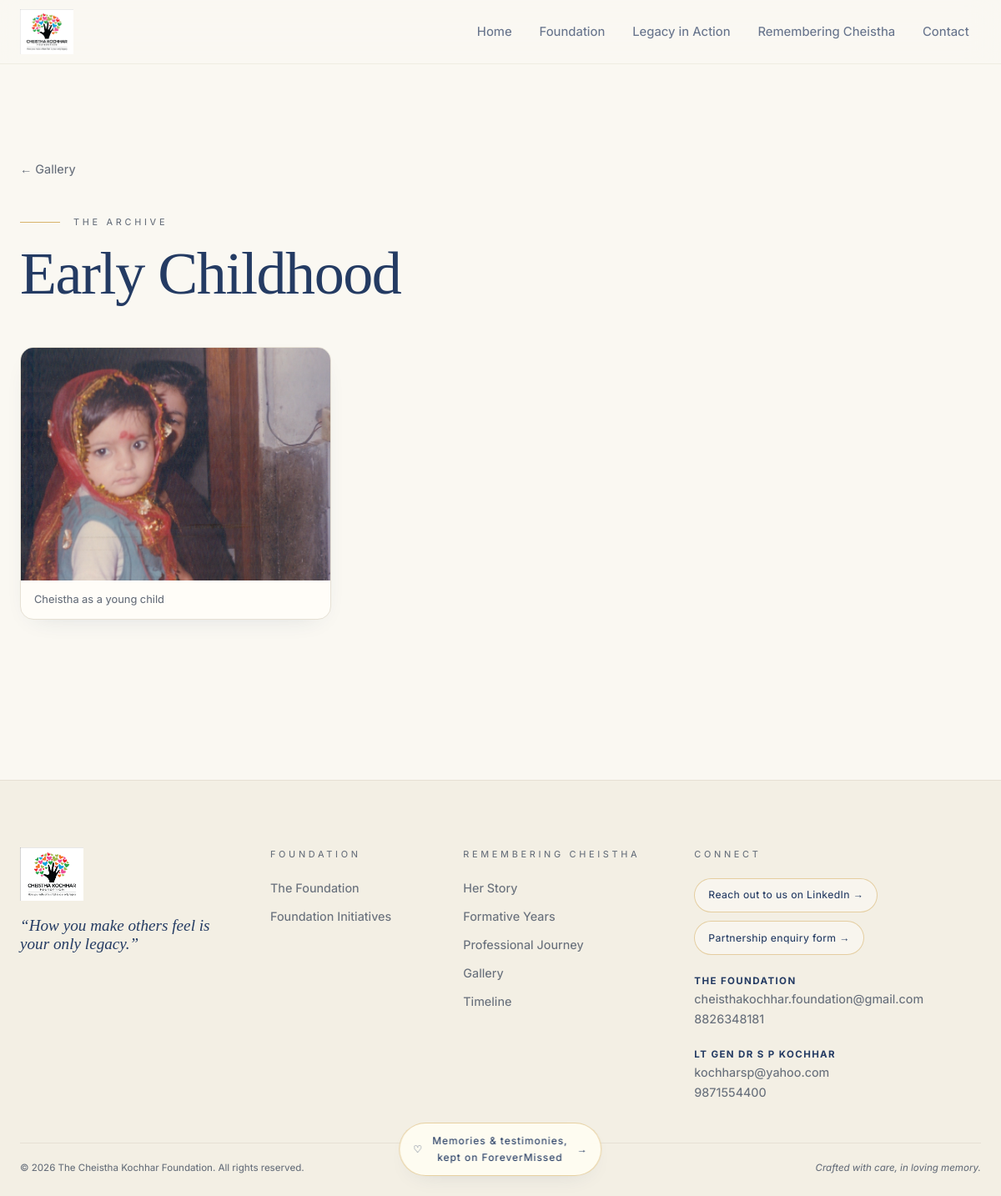
The page /gallery/early-childhood on the database its author committed.
### sitecontent/models.py (models this page shows, shortened)
class MediaAsset(models.Model):
    ROLE_CHOICES = [
        ("site", "Site-wide brand / interface"), ("hero", "Page hero"), ("portrait", "Portrait"),
        ("chapter_cover", "Chapter cover"), ("chapter_identity", "Organisation / campus identity"),
        ("chapter_gallery", "Chapter gallery photo"), ("initiative_primary", "Initiative primary image"),
        ("initiative_satellite", "Initiative gallery satellite"), ("quote", "Quotation slide"), ("other", "Other"),
    ]
    title = models.CharField(max_length=200)
    file = models.FileField(upload_to="site/media/", blank=True, validators=[FileExtensionValidator(["jpg", "jpeg", "png", "webp", "gif", "mp4", "webm"])])
    alt_text = models.CharField(max_length=300, blank=True)
    role = models.CharField(max_length=24, choices=ROLE_CHOICES, default="other")
    legacy_filename = models.CharField(max_length=180, blank=True, unique=True, help_text="Matching original filename; uploading it restores this media slot.")
    page = models.ForeignKey(SitePage, null=True, blank=True, on_delete=models.CASCADE, related_name="media")
    chapter = models.ForeignKey(Chapter, null=True, blank=True, on_delete=models.CASCADE, related_name="media")
    initiative = models.ForeignKey(Initiative, null=True, blank=True, on_delete=models.CASCADE, related_name="media")
    collection_key = models.SlugField(blank=True, help_text="Optional photo-set key used to separate merged initiative galleries.")
    slot = models.PositiveIntegerField(default=0, help_text="Satellite position is zero-based: 0 top-left, 1 top-right, 2 bottom-left, 3 bottom-right.")
    order = models.PositiveIntegerField(default=0)
    is_visible = models.BooleanField(default=True)
    class Meta:
        ordering = ("order", "slot", "id")
    @property
    def url(self):
        return self.file.url if self.file else ""
    @property
    def kind(self):
        name = self.file.name.lower()
        return "video" if name.endswith((".mp4", ".webm")) else "image"

class NavigationItem(models.Model):
    label = models.CharField(max_length=100)
    url = models.CharField(max_length=300, help_text="Internal path or full external URL.")
    parent = models.ForeignKey("self", null=True, blank=True, on_delete=models.CASCADE, related_name="children")
    order = models.PositiveIntegerField(default=0)
    is_visible = models.BooleanField(default=True)
    open_in_new_tab = models.BooleanField(default=False)
    class Meta:
        ordering = ("order", "id")

class Chapter(models.Model):
    JOURNEY = "journey"
    PROFESSIONAL = "professional"
    KIND_CHOICES = [(JOURNEY, "Remembering Cheistha: formative years"), (PROFESSIONAL, "Professional journey")]
    kind = models.CharField(max_length=20, choices=KIND_CHOICES)
    slug = models.SlugField(unique=True)
    title = models.CharField(max_length=180)
    period = models.CharField(max_length=120, blank=True)
    tagline = models.CharField(max_length=300, blank=True)
    intro = models.TextField(blank=True, help_text="Separate paragraphs with a blank line.")
    highlights = models.TextField(blank=True, help_text="One highlight per line.")
    institution = models.CharField(max_length=250, blank=True)
    order = models.PositiveIntegerField(default=0)
    is_published = models.BooleanField(default=True)
    class Meta:
        ordering = ("kind", "order", "id")

class ContactDetail(models.Model):
    name = models.CharField(max_length=160)
    role = models.CharField(max_length=160)
    email = models.EmailField()
    phone = models.CharField(max_length=40)
    order = models.PositiveIntegerField(default=0)
    is_visible = models.BooleanField(default=True)
    class Meta:
        ordering = ("order", "id")

### sitecontent/views.py (the view)
# urls.py: path("gallery/<slug:slug>", views.gallery_detail, name="gallery_detail"),
def gallery_detail(request, slug):
    collection = next((entry for entry in gallery_entries() if entry["slug"] == slug), None)
    if not collection:
        raise Http404
    return page(request, f'{collection["title"]} | Gallery', "sitecontent/gallery_detail.html", collection=collection)

### sitecontent/context_processors.py (called while the page is built)
def site_globals(request):
    sections = {f"{item.page.slug}.{item.key}": item for item in PageSection.objects.filter(is_visible=True).select_related("page")}
    nav = list(NavigationItem.objects.filter(is_visible=True, parent__isnull=True).prefetch_related("children"))
    for item in nav:
        item.visible_children = list(item.children.filter(is_visible=True))
    contacts = list(ContactDetail.objects.filter(is_visible=True)) or CONTACTS
    config = SiteConfiguration.objects.first()
    return {"contacts": contacts, "navigation_items": nav, "site_sections": sections, "site_config": config}

### sitecontent/media_data.py (called while the page is built)
def initiative_gallery(slug):
    media = media_manifest()
    group_slugs = [entry["slug"] for entry in media["groups"].get(slug, [])] or [slug]
    return [photo for current in group_slugs for photo in ([media["primary"][current]] if current in media["primary"] else []) + media["satellites"].get(current, []) if photo.get("kind") != "video"]

def life_gallery_entries():
    media = media_manifest()
    result = []
    for chapter in Chapter.objects.filter(is_published=True).order_by("kind", "order", "id"):
        uploaded = list(MediaAsset.objects.filter(chapter=chapter, role="chapter_gallery", is_visible=True).exclude(file="").order_by("order", "id"))
        photos = ([{"filename": item.url, "alt": item.alt_text, "kind": item.kind} for item in uploaded]
                  if uploaded else media["chapters"].get(chapter.slug, []))
        if photos:
            result.append({"slug": chapter.slug, "title": chapter.title, "photos": photos})
    return result

def initiative_gallery_entries():
    result = []
    for item in Initiative.objects.filter(is_published=True):
        photos = initiative_gallery(item.slug)
        uploaded = list(MediaAsset.objects.filter(initiative__slug=item.slug, is_visible=True).exclude(file="").order_by("order", "slot", "id"))
        if uploaded:
            photos = [{"filename": asset.url, "alt": asset.alt_text, "kind": asset.kind}
                      for asset in uploaded if asset.role in ("initiative_primary", "initiative_satellite") and asset.kind != "video"]
        if photos:
            result.append({"slug": item.slug, "title": item.title, "photos": photos})
    return result

def gallery_entries():
    return life_gallery_entries() + initiative_gallery_entries()

### templates/sitecontent/gallery_detail.html
{% extends 'sitecontent/base.html' %}{% load site_tags %}{% block content %}<section class="section"><div class="wrap"><a class="back-link" href="/gallery">← Gallery</a><p class="eyebrow">The Archive</p><h1>{{ collection.title }}</h1><div class="photo-grid">{% for photo in collection.photos %}<figure><button class="photo-open" data-full="{{ photo.filename|asset_url }}" data-alt="{{ photo.alt }}"><img src="{{ photo.filename|asset_url }}" alt="{{ photo.alt }}" loading="lazy"></button><figcaption>{{ photo.alt }}</figcaption></figure>{% endfor %}</div></div></section>{% endblock %}

### templates/sitecontent/base.html (shortened to what this page needs)
{% load static site_tags %}<!doctype html>
<html lang="en"><head>
  <link rel="stylesheet" href="{% static 'site/site.css' %}"><link rel="stylesheet" href="{% static 'site/mosaic.css' %}"><link rel="stylesheet" href="{% static 'site/layouts.css' %}"><link rel="stylesheet" href="{% static 'site/formative.css' %}">
</head><body>
<header class="site-header" id="top"><nav class="nav wrap">
  <a class="brand" href="/"><img src="{{ 'foundation-logo.png'|asset_url }}" alt="The Cheistha Kochhar Foundation"></a>
  <ul class="nav-links">{% for item in navigation_items %}<li class="{% if item.visible_children %}nav-dropdown{% endif %}"><a href="{{ item.url }}" >{{ item.label }}</a></li>{% endfor %}</ul>
</nav></header>
<main>{% block content %}{% endblock %}</main>
<a class="forever-missed" href="{{ site_config.forever_missed_url|default:'https://www.forevermissed.com/cheistha-kochhar/stories' }}" target="_blank" rel="noopener noreferrer" aria-label="Memories and testimonies, kept on ForeverMissed">&#9825; <span>Memories &amp; testimonies,<br> kept on ForeverMissed</span> &rarr;</a>
<footer class="footer"><div class="wrap footer-grid">
  <div><img class="footer-logo" src="{{ 'foundation-logo.png'|asset_url }}" alt="The Cheistha Kochhar Foundation"><p class="quote">&ldquo;How you make others feel is your only legacy.&rdquo;</p></div>
  <div><span class="eyebrow">Foundation</span><a href="/foundation">The Foundation</a><a href="/initiatives">Foundation Initiatives</a></div>
  <div><span class="eyebrow">Remembering Cheistha</span><a href="/#remembering">Her Story</a><a href="/#journey">Formative Years</a><a href="/professional">Professional Journey</a><a href="/gallery">Gallery</a><a href="/timeline">Timeline</a></div>
  <div><span class="eyebrow">Connect</span><a class="pill outline" href="{{ site_config.linkedin_url|default:'https://in.linkedin.com/company/cheistha-kochhar-foundation' }}" target="_blank" rel="noopener">Reach out to us on LinkedIn &rarr;</a><a class="pill outline" href="{{ site_config.partnership_url|default:'https://docs.google.com/forms/d/e/1FAIpQLSdqSK-5Hza3rsq9cASGmVS9-aDtL3eCBaS2mEUBdxrQkRdxyw/viewform?usp=publish-editor' }}" target="_blank" rel="noopener">Partnership enquiry form &rarr;</a>
    {% for contact in contacts %}<p class="contact-small"><strong>{{ contact.name }}</strong><a href="mailto:{{ contact.email }}">{{ contact.email }}</a><a href="tel:{{ contact.phone }}">{{ contact.phone }}</a></p>{% endfor %}
  </div>
</div><div class="wrap footer-bottom"><span>&copy; {% now "Y" %} The Cheistha Kochhar Foundation. All rights reserved.</span><i>Crafted with care, in loving memory.</i></div></footer>
</body></html>

### static/site/site.css (style rules this page uses)
:root { --bg:#faf8f2;--ink:#243b63;--navy:#243b63;--gold:#d8b36c;--beige:#eee9da;--sage:#9bbf9a;--muted:#676f7b;--border:#e6e0d4;--card:#fffdf8;--shadow:0 30px 80px -40px #243b634d;--soft:0 10px 30px -18px #243b6333;--serif:"Cormorant Garamond",Georgia,serif;--sans:Inter,system-ui,sans-serif }
* { box-sizing:border-box }
html { scroll-behavior:smooth;scroll-padding-top:6rem }
body { margin:0;background:var(--bg);color:var(--ink);font-family:var(--sans);font-size:16px;font-weight:450;line-height:1.65;-webkit-font-smoothing:antialiased }
img,video { max-width:100%;display:block }
a { color:inherit;text-decoration:none }
h1,h2,h3 { font-family:var(--serif);font-weight:500;letter-spacing:-.02em;line-height:1.08;margin:0 0 1rem }
h1 { font-size:clamp(2.8rem,6vw,4.5rem) }
p { margin:.5rem 0 1.2rem }
.wrap { width:min(1200px,calc(100% - 3rem));margin-inline:auto }
.site-header { position:sticky;top:0;z-index:30;background:#faf8f2d9;backdrop-filter:blur(18px);border-bottom:1px solid #e6e0d480 }
.nav { height:76px;display:flex;align-items:center;justify-content:space-between;gap:2rem }
.brand img { height:54px;width:auto }
.nav-links { list-style:none;margin:0;padding:0;display:flex;align-items:center;gap:.25rem }
.nav-links>li { position:relative }
.nav-links>li>a { display:block;padding:.65rem .9rem;border-radius:99px;color:#334568bd;font-size:.93rem;transition:.25s }
.button,.pill { display:inline-flex;justify-content:center;align-items:center;gap:.65rem;padding:.95rem 1.8rem;border-radius:99px;background:var(--navy);color:#faf8f2;font-size:.9rem;letter-spacing:.03em;box-shadow:var(--soft);transition:.35s }
.button.secondary,.pill.outline { background:#faf8f2b3;color:var(--navy);border:1px solid #d8b36c99;box-shadow:none }
.section { position:relative;padding:7rem 0 }
.eyebrow { display:block;color:var(--muted);font-size:.68rem;letter-spacing:.34em;text-transform:uppercase;margin-bottom:.9rem }
.eyebrow:before { content:"";display:inline-block;vertical-align:middle;width:3rem;height:1px;background:var(--gold);margin-right:1rem }
.back-link { display:inline-block;margin-bottom:2.2rem;color:var(--muted);font-size:.9rem }
.photo-grid { display:grid;grid-template-columns:repeat(3,minmax(0,1fr));gap:1rem;margin-top:3rem }
.photo-grid figure { margin:0;border-radius:1rem;overflow:hidden;border:1px solid var(--border);background:var(--beige) }
.photo-grid img { width:100%;aspect-ratio:4/3;object-fit:cover }
.footer { position:relative;margin-top:5rem;padding:5rem 0 1.5rem;border-top:1px solid var(--border);background:#eee9da88 }
.footer-grid { display:grid;grid-template-columns:1.1fr .8fr 1fr 1.5fr;gap:3rem }
.footer-grid>div { display:flex;flex-direction:column;align-items:flex-start;gap:.65rem }
.footer-logo { height:64px;width:auto }
.footer-grid a:not(.pill) { font-size:.9rem;color:var(--muted) }
.footer-grid .eyebrow { margin:0 0 .5rem }
.footer-grid .eyebrow:before { display:none }
.footer .quote { font:italic 1.2rem var(--serif);color:var(--navy) }
.footer .pill { font-size:.76rem;padding:.6rem 1rem }
.contact-small { margin:.7rem 0 0;display:flex;flex-direction:column;font-size:.83rem }
.contact-small strong { font-size:.72rem;letter-spacing:.12em;text-transform:uppercase }
.footer-bottom { display:flex;justify-content:space-between;gap:1rem;border-top:1px solid var(--border);padding-top:1.3rem;margin-top:3rem;font-size:.72rem;color:var(--muted) }

### static/site/mosaic.css (style rules this page uses)
.photo-grid figure { margin:0;overflow:hidden;border:1px solid var(--border);border-radius:1rem;background:var(--card);box-shadow:var(--soft) }
.photo-grid figure button { display:block;width:100%;padding:0;border:0;background:transparent;cursor:zoom-in }
.photo-grid figure img { width:100%;aspect-ratio:4/3;object-fit:cover }
.photo-grid figcaption { padding:.8rem 1rem;color:var(--muted);font-size:.8rem }
.photo-open { display:block;width:100%;padding:0;border:0;background:transparent;cursor:zoom-in }

### static/site/layouts.css (style rules this page uses)
.forever-missed { position:fixed;z-index:20;bottom:1.5rem;left:50%;transform:translateX(-50%);display:flex;align-items:center;gap:.7rem;padding:.7rem 1rem;border:1px solid #d8b36c99;border-radius:99px;background:#fffdf2e8;box-shadow:var(--soft);backdrop-filter:blur(18px);font-size:.75rem;letter-spacing:.08em;text-align:center }

### rows shown on the page
MediaAsset: file (picture)
NavigationItem: label "Home"
NavigationItem: label "Foundation"
NavigationItem: label "Legacy in Action"
NavigationItem: label "Remembering Cheistha"
NavigationItem: label "Contact"
Chapter: title "Early Childhood"
MediaAsset: alt "Cheistha as a young child"
ContactDetail: name "THE FOUNDATION", email "cheisthakochhar.foundation@gmail.com", phone "8826348181"
ContactDetail: name "LT GEN DR S P KOCHHAR", email "kochharsp@yahoo.com", phone "9871554400"
